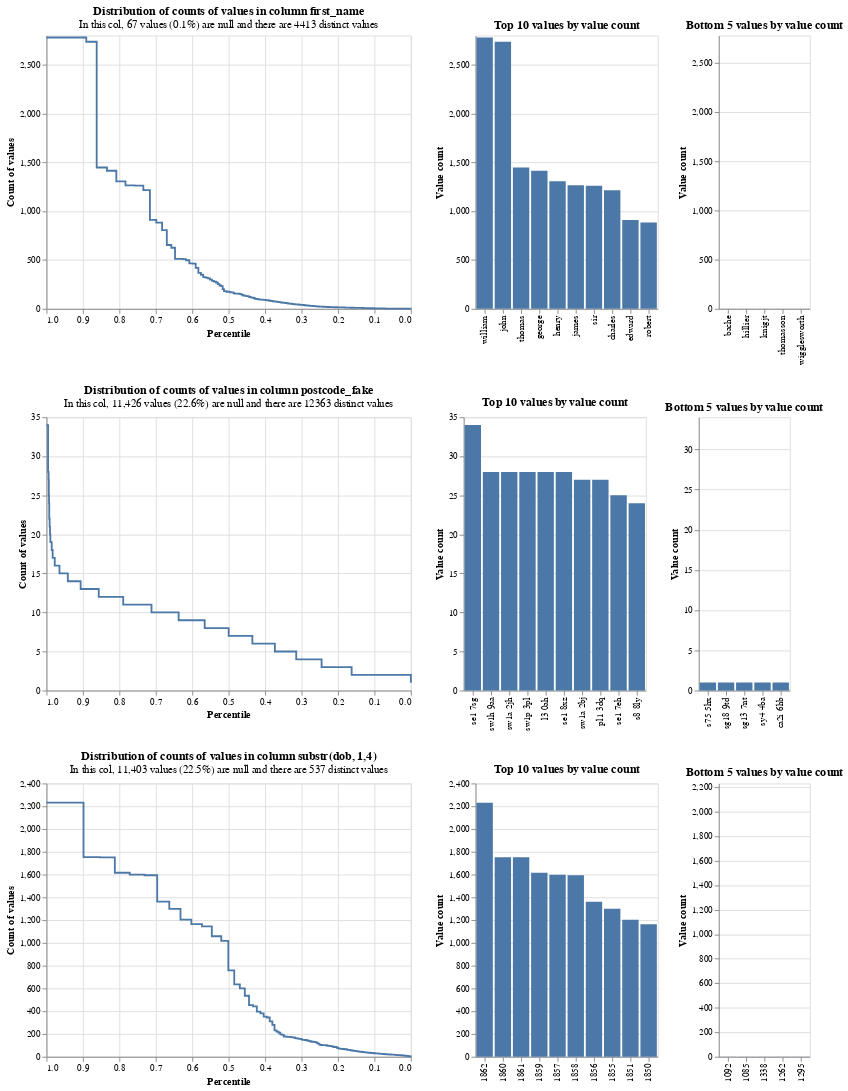

The notebook cell this image was saved under:
### Code cell
# Simple settings dictionary will be used for exploratory analysis
settings = {
    "link_type": "dedupe_only",
    "blocking_rules_to_generate_predictions": [
        "l.first_name = r.first_name and l.surname = r.surname",
        "l.surname = r.surname and l.dob = r.dob",
        "l.first_name = r.first_name and l.dob = r.dob",
        "l.postcode_fake = r.postcode_fake and l.first_name = r.first_name",
    ],
}
linker = DuckDBLinker(df, settings)

linker.profile_columns(
    ["first_name", "postcode_fake", "substr(dob, 1,4)"], top_n=10, bottom_n=5
)

### Figure 1 — Vega-Lite specification as saved in the notebook (floating-point values rounded to 4 significant figures; data arrays with more than 128 entries replaced by an {"elided": "..."} marker saying what was removed)
{"$schema": "https://vega.github.io/schema/vega-lite/v5.9.3.json", "config": {"view": {"continuousHeight": 300, "continuousWidth": 400}}, "vconcat": [{"hconcat": [{"data": {"values": {"elided": "151 records"}}, "encoding": {"tooltip": [{"field": "value_count", "type": "quantitative"}, {"field": "percentile_ex_nulls", "type": "quantitative"}, {"field": "percentile_inc_nulls", "type": "quantitative"}, {"field": "total_non_null_rows", "type": "quantitative"}, {"field": "total_rows_inc_nulls", "type": "quantitative"}], "x": {"field": "percentile_ex_nulls", "sort": "descending", "title": "Percentile", "type": "quantitative"}, "y": {"field": "value_count", "title": "Count of values", "type": "quantitative"}}, "mark": {"interpolate": "step-after", "type": "line"}, "title": {"subtitle": "In this col, 67 values (0.1%) are null and there are 4413 distinct values", "text": "Distribution of counts of values in column first_name"}}, {"data": {"values": [{"distinct_value_count": 4413, "group_name": "first_name", "total_non_null_rows": 50511, "total_rows_inc_nulls": 50578, "value": "william", "value_count": 2780}, {"distinct_value_count": 4413, "group_name": "first_name", "total_non_null_rows": 50511, "total_rows_inc_nulls": 50578, "value": "john", "value_count": 2736}, {"distinct_value_count": 4413, "group_name": "first_name", "total_non_null_rows": 50511, "total_rows_inc_nulls": 50578, "value": "thomas", "value_count": 1448}, {"distinct_value_count": 4413, "group_name": "first_name", "total_non_null_rows": 50511, "total_rows_inc_nulls": 50578, "value": "george", "value_count": 1415}, {"distinct_value_count": 4413, "group_name": "first_name", "total_non_null_rows": 50511, "total_rows_inc_nulls": 50578, "value": "henry", "value_count": 1306}, {"distinct_value_count": 4413, "group_name": "first_name", "total_non_null_rows": 50511, "total_rows_inc_nulls": 50578, "value": "james", "value_count": 1265}, {"distinct_value_count": 4413, "group_name": "first_name", "total_non_null_rows": 50511, "total_rows_inc_nulls": 50578, "value": "sir", "value_count": 1262}, {"distinct_value_count": 4413, "group_name": "first_name", "total_non_null_rows": 50511, "total_rows_inc_nulls": 50578, "value": "charles", "value_count": 1216}, {"distinct_value_count": 4413, "group_name": "first_name", "total_non_null_rows": 50511, "total_rows_inc_nulls": 50578, "value": "edward", "value_count": 911}, {"distinct_value_count": 4413, "group_name": "first_name", "total_non_null_rows": 50511, "total_rows_inc_nulls": 50578, "value": "robert", "value_count": 884}]}, "encoding": {"tooltip": [{"field": "value", "type": "nominal"}, {"field": "value_count", "type": "quantitative"}, {"field": "total_non_null_rows", "type": "quantitative"}, {"field": "total_rows_inc_nulls", "type": "quantitative"}], "x": {"field": "value", "sort": "-y", "title": null, "type": "nominal"}, "y": {"field": "value_count", "title": "Value count", "type": "quantitative"}}, "mark": "bar", "title": "Top 10 values by value count"}, {"data": {"values": [{"distinct_value_count": 4413, "group_name": "first_name", "total_non_null_rows": 50511, "total_rows_inc_nulls": 50578, "value": "bache", "value_count": 1}, {"distinct_value_count": 4413, "group_name": "first_name", "total_non_null_rows": 50511, "total_rows_inc_nulls": 50578, "value": "hillier", "value_count": 1}, {"distinct_value_count": 4413, "group_name": "first_name", "total_non_null_rows": 50511, "total_rows_inc_nulls": 50578, "value": "knigjt", "value_count": 1}, {"distinct_value_count": 4413, "group_name": "first_name", "total_non_null_rows": 50511, "total_rows_inc_nulls": 50578, "value": "thomasson", "value_count": 1}, {"distinct_value_count": 4413, "group_name": "first_name", "total_non_null_rows": 50511, "total_rows_inc_nulls": 50578, "value": "wigglesworth", "value_count": 1}]}, "encoding": {"tooltip": [{"field": "value", "type": "nominal"}, {"field": "value_count", "type": "quantitative"}, {"field": "total_non_null_rows", "type": "quantitative"}, {"field": "total_rows_inc_nulls", "type": "quantitative"}], "x": {"field": "value", "sort": "-y", "title": null, "type": "nominal"}, "y": {"field": "value_count", "scale": {"domain": [0, 2780]}, "title": "Value count", "type": "quantitative"}}, "mark": "bar", "title": "Bottom 5 values by value count"}]}, {"hconcat": [{"data": {"values": [{"distinct_value_count": 12363, "group_name": "postcode_fake", "percentile_ex_nulls": 0.9991, "percentile_inc_nulls": 0.9993, "sum_tokens_in_value_count_group": 34, "total_non_null_rows": 39152, "total_rows_inc_nulls": 50578, "value_count": 34}, {"distinct_value_count": 12363, "group_name": "postcode_fake", "percentile_ex_nulls": 0.9956, "percentile_inc_nulls": 0.9966, "sum_tokens_in_value_count_group": 140, "total_non_null_rows": 39152, "total_rows_inc_nulls": 50578, "value_count": 28}, {"distinct_value_count": 12363, "group_name": "postcode_fake", "percentile_ex_nulls": 0.9942, "percentile_inc_nulls": 0.9955, "sum_tokens_in_value_count_group": 54, "total_non_null_rows": 39152, "total_rows_inc_nulls": 50578, "value_count": 27}, {"distinct_value_count": 12363, "group_name": "postcode_fake", "percentile_ex_nulls": 0.9935, "percentile_inc_nulls": 0.995, "sum_tokens_in_value_count_group": 25, "total_non_null_rows": 39152, "total_rows_inc_nulls": 50578, "value_count": 25}, {"distinct_value_count": 12363, "group_name": "postcode_fake", "percentile_ex_nulls": 0.9929, "percentile_inc_nulls": 0.9945, "sum_tokens_in_value_count_group": 24, "total_non_null_rows": 39152, "total_rows_inc_nulls": 50578, "value_count": 24}, {"distinct_value_count": 12363, "group_name": "postcode_fake", "percentile_ex_nulls": 0.9924, "percentile_inc_nulls": 0.9941, "sum_tokens_in_value_count_group": 22, "total_non_null_rows": 39152, "total_rows_inc_nulls": 50578, "value_count": 22}, {"distinct_value_count": 12363, "group_name": "postcode_fake", "percentile_ex_nulls": 0.9913, "percentile_inc_nulls": 0.9933, "sum_tokens_in_value_count_group": 42, "total_non_null_rows": 39152, "total_rows_inc_nulls": 50578, "value_count": 21}, {"distinct_value_count": 12363, "group_name": "postcode_fake", "percentile_ex_nulls": 0.9903, "percentile_inc_nulls": 0.9925, "sum_tokens_in_value_count_group": 40, "total_non_null_rows": 39152, "total_rows_inc_nulls": 50578, "value_count": 20}, {"distinct_value_count": 12363, "group_name": "postcode_fake", "percentile_ex_nulls": 0.9893, "percentile_inc_nulls": 0.9917, "sum_tokens_in_value_count_group": 38, "total_non_null_rows": 39152, "total_rows_inc_nulls": 50578, "value_count": 19}, {"distinct_value_count": 12363, "group_name": "postcode_fake", "percentile_ex_nulls": 0.9856, "percentile_inc_nulls": 0.9889, "sum_tokens_in_value_count_group": 144, "total_non_null_rows": 39152, "total_rows_inc_nulls": 50578, "value_count": 18}, {"distinct_value_count": 12363, "group_name": "postcode_fake", "percentile_ex_nulls": 0.983, "percentile_inc_nulls": 0.9869, "sum_tokens_in_value_count_group": 102, "total_non_null_rows": 39152, "total_rows_inc_nulls": 50578, "value_count": 17}, {"distinct_value_count": 12363, "group_name": "postcode_fake", "percentile_ex_nulls": 0.9773, "percentile_inc_nulls": 0.9824, "sum_tokens_in_value_count_group": 224, "total_non_null_rows": 39152, "total_rows_inc_nulls": 50578, "value_count": 16}, {"distinct_value_count": 12363, "group_name": "postcode_fake", "percentile_ex_nulls": 0.9643, "percentile_inc_nulls": 0.9723, "sum_tokens_in_value_count_group": 510, "total_non_null_rows": 39152, "total_rows_inc_nulls": 50578, "value_count": 15}, {"distinct_value_count": 12363, "group_name": "postcode_fake", "percentile_ex_nulls": 0.9414, "percentile_inc_nulls": 0.9546, "sum_tokens_in_value_count_group": 896, "total_non_null_rows": 39152, "total_rows_inc_nulls": 50578, "value_count": 14}, {"distinct_value_count": 12363, "group_name": "postcode_fake", "percentile_ex_nulls": 0.9062, "percentile_inc_nulls": 0.9274, "sum_tokens_in_value_count_group": 1378, "total_non_null_rows": 39152, "total_rows_inc_nulls": 50578, "value_count": 13}, {"distinct_value_count": 12363, "group_name": "postcode_fake", "percentile_ex_nulls": 0.8565, "percentile_inc_nulls": 0.8889, "sum_tokens_in_value_count_group": 1944, "total_non_null_rows": 39152, "total_rows_inc_nulls": 50578, "value_count": 12}, {"distinct_value_count": 12363, "group_name": "postcode_fake", "percentile_ex_nulls": 0.7894, "percentile_inc_nulls": 0.837, "sum_tokens_in_value_count_group": 2629, "total_non_null_rows": 39152, "total_rows_inc_nulls": 50578, "value_count": 11}, {"distinct_value_count": 12363, "group_name": "postcode_fake", "percentile_ex_nulls": 0.7117, "percentile_inc_nulls": 0.7769, "sum_tokens_in_value_count_group": 3040, "total_non_null_rows": 39152, "total_rows_inc_nulls": 50578, "value_count": 10}, {"distinct_value_count": 12363, "group_name": "postcode_fake", "percentile_ex_nulls": 0.6373, "percentile_inc_nulls": 0.7192, "sum_tokens_in_value_count_group": 2916, "total_non_null_rows": 39152, "total_rows_inc_nulls": 50578, "value_count": 9}, {"distinct_value_count": 12363, "group_name": "postcode_fake", "percentile_ex_nulls": 0.5657, "percentile_inc_nulls": 0.6638, "sum_tokens_in_value_count_group": 2800, "total_non_null_rows": 39152, "total_rows_inc_nulls": 50578, "value_count": 8}, {"distinct_value_count": 12363, "group_name": "postcode_fake", "percentile_ex_nulls": 0.4999, "percentile_inc_nulls": 0.6129, "sum_tokens_in_value_count_group": 2576, "total_non_null_rows": 39152, "total_rows_inc_nulls": 50578, "value_count": 7}, {"distinct_value_count": 12363, "group_name": "postcode_fake", "percentile_ex_nulls": 0.435, "percentile_inc_nulls": 0.5626, "sum_tokens_in_value_count_group": 2544, "total_non_null_rows": 39152, "total_rows_inc_nulls": 50578, "value_count": 6}, {"distinct_value_count": 12363, "group_name": "postcode_fake", "percentile_ex_nulls": 0.3732, "percentile_inc_nulls": 0.5148, "sum_tokens_in_value_count_group": 2420, "total_non_null_rows": 39152, "total_rows_inc_nulls": 50578, "value_count": 5}, {"distinct_value_count": 12363, "group_name": "postcode_fake", "percentile_ex_nulls": 0.3146, "percentile_inc_nulls": 0.4695, "sum_tokens_in_value_count_group": 2292, "total_non_null_rows": 39152, "total_rows_inc_nulls": 50578, "value_count": 4}, {"distinct_value_count": 12363, "group_name": "postcode_fake", "percentile_ex_nulls": 0.245, "percentile_inc_nulls": 0.4155, "sum_tokens_in_value_count_group": 2727, "total_non_null_rows": 39152, "total_rows_inc_nulls": 50578, "value_count": 3}, {"distinct_value_count": 12363, "group_name": "postcode_fake", "percentile_ex_nulls": 0.1625, "percentile_inc_nulls": 0.3517, "sum_tokens_in_value_count_group": 3228, "total_non_null_rows": 39152, "total_rows_inc_nulls": 50578, "value_count": 2}, {"distinct_value_count": 12363, "group_name": "postcode_fake", "percentile_ex_nulls": 0, "percentile_inc_nulls": 0.2259, "sum_tokens_in_value_count_group": 6363, "total_non_null_rows": 39152, "total_rows_inc_nulls": 50578, "value_count": 1}, {"distinct_value_count": 12363, "group_name": "postcode_fake", "percentile_ex_nulls": 1, "percentile_inc_nulls": 1, "sum_tokens_in_value_count_group": 34, "total_non_null_rows": 39152, "total_rows_inc_nulls": 50578, "value_count": 34}]}, "encoding": {"tooltip": [{"field": "value_count", "type": "quantitative"}, {"field": "percentile_ex_nulls", "type": "quantitative"}, {"field": "percentile_inc_nulls", "type": "quantitative"}, {"field": "total_non_null_rows", "type": "quantitative"}, {"field": "total_rows_inc_nulls", "type": "quantitative"}], "x": {"field": "percentile_ex_nulls", "sort": "descending", "title": "Percentile", "type": "quantitative"}, "y": {"field": "value_count", "title": "Count of values", "type": "quantitative"}}, "mark": {"interpolate": "step-after", "type": "line"}, "title": {"subtitle": "In this col, 11,426 values (22.6%) are null and there are 12363 distinct values", "text": "Distribution of counts of values in column postcode_fake"}}, {"data": {"values": [{"distinct_value_count": 12363, "group_name": "postcode_fake", "total_non_null_rows": 39152, "total_rows_inc_nulls": 50578, "value": "se1 7sg", "value_count": 34}, {"distinct_value_count": 12363, "group_name": "postcode_fake", "total_non_null_rows": 39152, "total_rows_inc_nulls": 50578, "value": "sw1h 9aa", "value_count": 28}, {"distinct_value_count": 12363, "group_name": "postcode_fake", "total_non_null_rows": 39152, "total_rows_inc_nulls": 50578, "value": "sw1a 2jh", "value_count": 28}, {"distinct_value_count": 12363, "group_name": "postcode_fake", "total_non_null_rows": 39152, "total_rows_inc_nulls": 50578, "value": "sw1p 3pl", "value_count": 28}, {"distinct_value_count": 12363, "group_name": "postcode_fake", "total_non_null_rows": 39152, "total_rows_inc_nulls": 50578, "value": "l3 0ah", "value_count": 28}, {"distinct_value_count": 12363, "group_name": "postcode_fake", "total_non_null_rows": 39152, "total_rows_inc_nulls": 50578, "value": "se1 8xz", "value_count": 28}, {"distinct_value_count": 12363, "group_name": "postcode_fake", "total_non_null_rows": 39152, "total_rows_inc_nulls": 50578, "value": "sw1a 2bj", "value_count": 27}, {"distinct_value_count": 12363, "group_name": "postcode_fake", "total_non_null_rows": 39152, "total_rows_inc_nulls": 50578, "value": "pl1 3dq", "value_count": 27}, {"distinct_value_count": 12363, "group_name": "postcode_fake", "total_non_null_rows": 39152, "total_rows_inc_nulls": 50578, "value": "se1 7eh", "value_count": 25}, {"distinct_value_count": 12363, "group_name": "postcode_fake", "total_non_null_rows": 39152, "total_rows_inc_nulls": 50578, "value": "s8 8ly", "value_count": 24}]}, "encoding": {"tooltip": [{"field": "value", "type": "nominal"}, {"field": "value_count", "type": "quantitative"}, {"field": "total_non_null_rows", "type": "quantitative"}, {"field": "total_rows_inc_nulls", "type": "quantitative"}], "x": {"field": "value", "sort": "-y", "title": null, "type": "nominal"}, "y": {"field": "value_count", "title": "Value count", "type": "quantitative"}}, "mark": "bar", "title": "Top 10 values by value count"}, {"data": {"values": [{"distinct_value_count": 12363, "group_name": "postcode_fake", "total_non_null_rows": 39152, "total_rows_inc_nulls": 50578, "value": "s75 5hx", "value_count": 1}, {"distinct_value_count": 12363, "group_name": "postcode_fake", "total_non_null_rows": 39152, "total_rows_inc_nulls": 50578, "value": "sg18 9td", "value_count": 1}, {"distinct_value_count": 12363, "group_name": "postcode_fake", "total_non_null_rows": 39152, "total_rows_inc_nulls": 50578, "value": "sg13 7nt", "value_count": 1}, {"distinct_value_count": 12363, "group_name": "postcode_fake", "total_non_null_rows": 39152, "total_rows_inc_nulls": 50578, "value": "sy4 4ba", "value_count": 1}, {"distinct_value_count": 12363, "group_name": "postcode_fake", "total_non_null_rows": 39152, "total_rows_inc_nulls": 50578, "value": "ca2i 6hb", "value_count": 1}]}, "encoding": {"tooltip": [{"field": "value", "type": "nominal"}, {"field": "value_count", "type": "quantitative"}, {"field": "total_non_null_rows", "type": "quantitative"}, {"field": "total_rows_inc_nulls", "type": "quantitative"}], "x": {"field": "value", "sort": "-y", "title": null, "type": "nominal"}, "y": {"field": "value_count", "scale": {"domain": [0, 34]}, "title": "Value count", "type": "quantitative"}}, "mark": "bar", "title": "Bottom 5 values by value count"}]}, {"hconcat": [{"data": {"values": {"elided": "139 records"}}, "encoding": {"tooltip": [{"field": "value_count", "type": "quantitative"}, {"field": "percentile_ex_nulls", "type": "quantitative"}, {"field": "percentile_inc_nulls", "type": "quantitative"}, {"field": "total_non_null_rows", "type": "quantitative"}, {"field": "total_rows_inc_nulls", "type": "quantitative"}], "x": {"field": "percentile_ex_nulls", "sort": "descending", "title": "Percentile", "type": "quantitative"}, "y": {"field": "value_count", "title": "Count of values", "type": "quantitative"}}, "mark": {"interpolate": "step-after", "type": "line"}, "title": {"subtitle": "In this col, 11,403 values (22.5%) are null and there are 537 distinct values", "text": "Distribution of counts of values in column substr(dob, 1,4)"}}, {"data": {"values": [{"distinct_value_count": 537, "group_name": "substr_dob_1_4_", "total_non_null_rows": 39175, "total_rows_inc_nulls": 50578, "value": "1862", "value_count": 2231}, {"distinct_value_count": 537, "group_name": "substr_dob_1_4_", "total_non_null_rows": 39175, "total_rows_inc_nulls": 50578, "value": "1860", "value_count": 1753}, {"distinct_value_count": 537, "group_name": "substr_dob_1_4_", "total_non_null_rows": 39175, "total_rows_inc_nulls": 50578, "value": "1861", "value_count": 1751}, {"distinct_value_count": 537, "group_name": "substr_dob_1_4_", "total_non_null_rows": 39175, "total_rows_inc_nulls": 50578, "value": "1859", "value_count": 1616}, {"distinct_value_count": 537, "group_name": "substr_dob_1_4_", "total_non_null_rows": 39175, "total_rows_inc_nulls": 50578, "value": "1857", "value_count": 1599}, {"distinct_value_count": 537, "group_name": "substr_dob_1_4_", "total_non_null_rows": 39175, "total_rows_inc_nulls": 50578, "value": "1858", "value_count": 1594}, {"distinct_value_count": 537, "group_name": "substr_dob_1_4_", "total_non_null_rows": 39175, "total_rows_inc_nulls": 50578, "value": "1856", "value_count": 1362}, {"distinct_value_count": 537, "group_name": "substr_dob_1_4_", "total_non_null_rows": 39175, "total_rows_inc_nulls": 50578, "value": "1855", "value_count": 1299}, {"distinct_value_count": 537, "group_name": "substr_dob_1_4_", "total_non_null_rows": 39175, "total_rows_inc_nulls": 50578, "value": "1851", "value_count": 1204}, {"distinct_value_count": 537, "group_name": "substr_dob_1_4_", "total_non_null_rows": 39175, "total_rows_inc_nulls": 50578, "value": "1850", "value_count": 1164}]}, "encoding": {"tooltip": [{"field": "value", "type": "nominal"}, {"field": "value_count", "type": "quantitative"}, {"field": "total_non_null_rows", "type": "quantitative"}, {"field": "total_rows_inc_nulls", "type": "quantitative"}], "x": {"field": "value", "sort": "-y", "title": null, "type": "nominal"}, "y": {"field": "value_count", "title": "Value count", "type": "quantitative"}}, "mark": "bar", "title": "Top 10 values by value count"}, {"data": {"values": [{"distinct_value_count": 537, "group_name": "substr_dob_1_4_", "total_non_null_rows": 39175, "total_rows_inc_nulls": 50578, "value": "1092", "value_count": 1}, {"distinct_value_count": 537, "group_name": "substr_dob_1_4_", "total_non_null_rows": 39175, "total_rows_inc_nulls": 50578, "value": "1085", "value_count": 1}, {"distinct_value_count": 537, "group_name": "substr_dob_1_4_", "total_non_null_rows": 39175, "total_rows_inc_nulls": 50578, "value": "1338", "value_count": 1}, {"distinct_value_count": 537, "group_name": "substr_dob_1_4_", "total_non_null_rows": 39175, "total_rows_inc_nulls": 50578, "value": "1262", "value_count": 1}, {"distinct_value_count": 537, "group_name": "substr_dob_1_4_", "total_non_null_rows": 39175, "total_rows_inc_nulls": 50578, "value": "1295", "value_count": 1}]}, "encoding": {"tooltip": [{"field": "value", "type": "nominal"}, {"field": "value_count", "type": "quantitative"}, {"field": "total_non_null_rows", "type": "quantitative"}, {"field": "total_rows_inc_nulls", "type": "quantitative"}], "x": {"field": "value", "sort": "-y", "title": null, "type": "nominal"}, "y": {"field": "value_count", "scale": {"domain": [0, 2231]}, "title": "Value count", "type": "quantitative"}}, "mark": "bar", "title": "Bottom 5 values by value count"}]}]}
